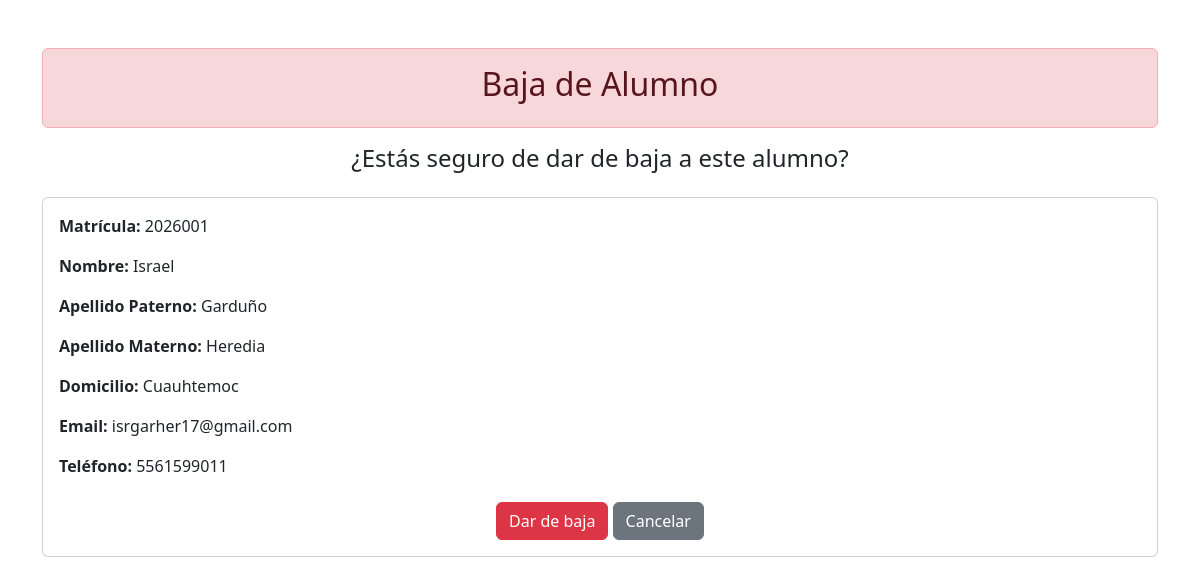
/baja/baja_alumnos.php?fila=0, run on the app's committed database.
### tables this page shows
CREATE TABLE `alumnos` (
  `matricula_al` varchar(15) DEFAULT NULL,
  `nombre_al` varchar(15) DEFAULT NULL,
  `apaterno_al` varchar(15) DEFAULT NULL,
  `amaterno_al` varchar(15) DEFAULT NULL,
  `dom_al` varchar(80) DEFAULT NULL,
  `mail_al` varchar(50) DEFAULT NULL,
  `tel_al` varchar(35) DEFAULT NULL
);

### baja/baja_alumnos.php (the view, shortened to what this page needs)
<?php
include("../conexion.php");
$fila = $_GET["fila"];
$resultado = $conexion->query("SELECT matricula_al, nombre_al, apaterno_al, amaterno_al, dom_al, mail_al, tel_al
FROM alumnos
LIMIT 1 OFFSET $fila");
$alumno = $resultado->fetch_assoc();
?>
<!DOCTYPE html>
<html lang="es">
<head>
    <link href="https://cdn.jsdelivr.net/npm/bootstrap@5.3.3/dist/css/bootstrap.min.css" rel="stylesheet">
</head>
<body>
<div class="container mt-5">
    <div class="alert alert-danger text-center">
        <h2>Baja de Alumno</h2>
    </div>
    <h4 class="text-center mb-4">
        ¿Estás seguro de dar de baja a este alumno?
    </h4>
    <div class="card">
        <div class="card-body">
            <p>
                <strong>Matrícula:</strong>
                <?php echo $alumno["matricula_al"]; ?>
            </p>
            <p>
                <strong>Nombre:</strong>
                <?php echo $alumno["nombre_al"]; ?>
            </p>
            <p>
                <strong>Apellido Paterno:</strong>
                <?php echo $alumno["apaterno_al"]; ?>
            </p>
            <p>
                <strong>Apellido Materno:</strong>
                <?php echo $alumno["amaterno_al"]; ?>
            </p>
            <p>
                <strong>Domicilio:</strong>
                <?php echo $alumno["dom_al"]; ?>
            </p>
            <p>
                <strong>Email:</strong>
                <?php echo $alumno["mail_al"]; ?>
            </p>
            <p>
                <strong>Teléfono:</strong>
                <?php echo $alumno["tel_al"]; ?>
            </p>
            <div class="text-center mt-4">
                <form action="confirmar_baja.php" method="POST">
                    <button type="submit" class="btn btn-danger">
                        Dar de baja
                    </button>
                    <a href="../catalogos/crud/crudalumnos.php"
                       class="btn btn-secondary">
                        Cancelar
                    </a>
                </form>
            </div>
        </div>
    </div>
</div>
</body>
</html>

### data on the page
alumnos: matricula_al "2026001", nombre_al "Israel", apaterno_al "Garduño", amaterno_al "Heredia", dom_al "Cuauhtemoc", mail_al "isrgarher17@gmail.com", tel_al "5561599011"
